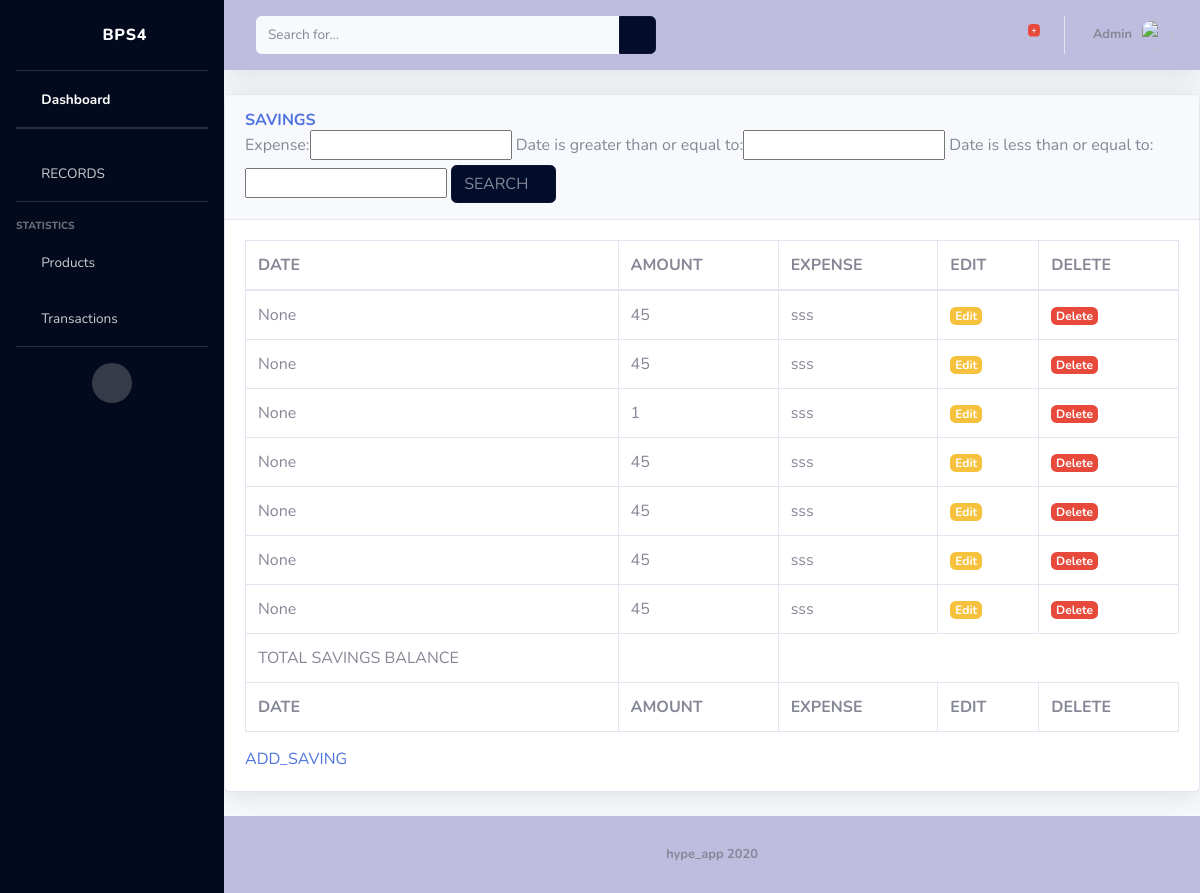
The page /savingslist/ on the database as committed earlier.
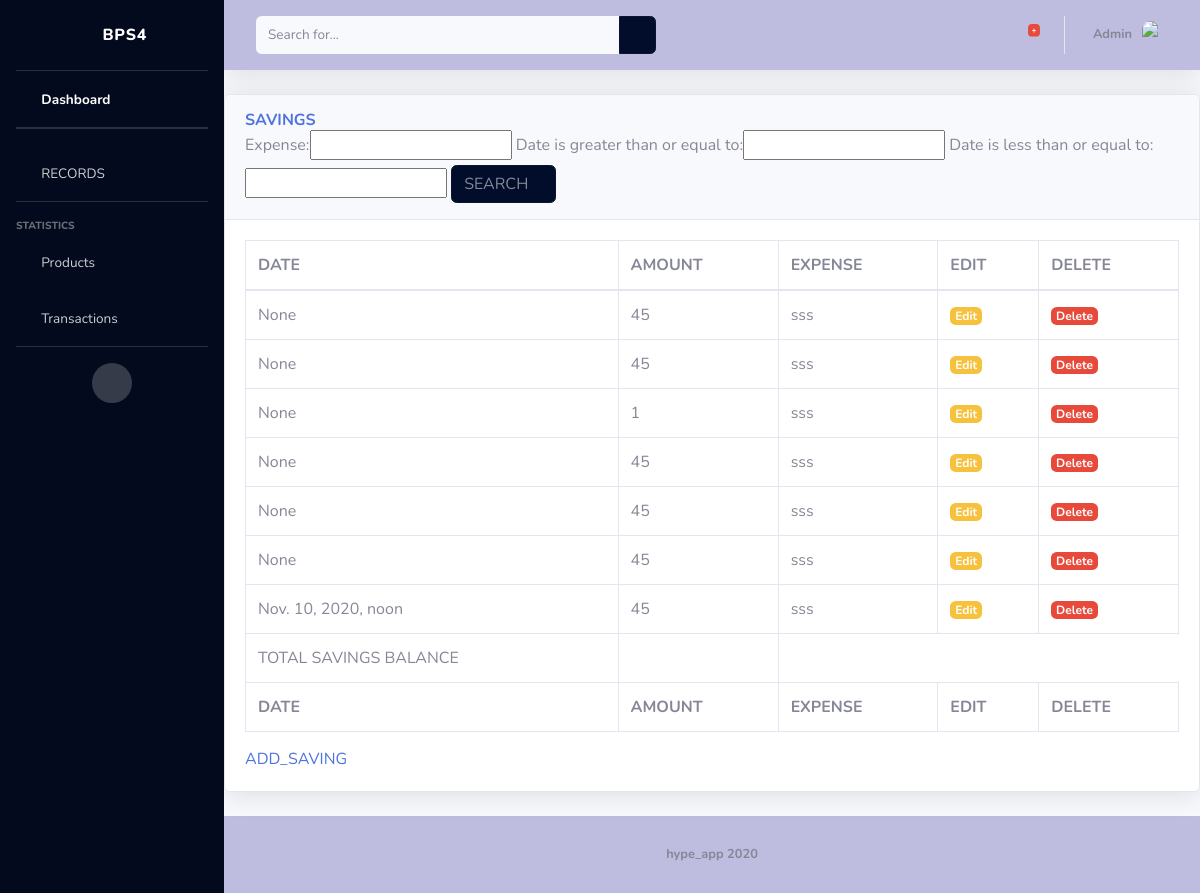
The same page on the database as committed later.
### ps4/models.py (models this page shows)
class Savings(models.Model):
	date = models.DateTimeField(auto_now_add=True, null=True)
	amount = models.IntegerField( default=0 )
	expense = models.CharField(max_length=10, default='Null',blank=False)

### ps4/views.py (the view)
# urls.py: url(r'^savingslist/$', savingslistView.as_view(), name="savingslist"),
class savingslistView(TemplateView):
    template_name = 'records/savingslist.html'
    def get(self, request, *args, **kwargs):
        queryset = Savings.objects.all()
        paginator = Paginator(queryset, 5)
        page = request.GET.get('page')
       	try:
            svn = paginator.page(page)
        except PageNotAnInteger:
            svn = paginator.page(1)
        except EmptyPage:
            svn = paginator.page(paginator.num_pages)
        myFilter = SavingsFilter(request.GET, queryset)
        svn = myFilter.qs
        context = {
        	"title": "svn",
            "data": svn,
            "page": page,
            "myFilter":myFilter ,
        }
        return render(request, self.template_name , context=context)

### ps4/templates/records/savingslist.html (shortened to what this page needs)
{%extends 'ps4/base.html'%}
{%load static%}
{%block content%}
<div class="card shadow mb-4">
  <div class="card-header py-3">
    <h6 class="m-0 font-weight-bold text-primary">SAVINGS</h6>
    <form method=get >
      {{myFilter.form}}
       <button class="btn btn-primary" type="submit">SEARCH
          <i class="fas fa-search fa-sm"></i>
        </button>
    </form>
  </div>
  <div class="card-body">
    <div class="table-responsive">
      <table class="table table-bordered" id="dataTable" width="100%" cellspacing="0">
        <thead>
          <tr>
            <th scope="col" >DATE</th>
            <th scope="col"> AMOUNT</th>
            <th scope="col">EXPENSE</th>
            <th scope="col">EDIT</th>
            <th scope="col">DELETE</th>
        </thead>
        <tbody>
          {%for svn in data%}
          <tr>
            <td> {{svn.date}}</td>
            <td>{{svn.amount}}</td>
            <td>{{svn.expense}}</td>
            <td><a style="text-decoration:None; color:black;" href="/savings/edit/{{svg.id}}"><span class="badge badge-warning">Edit</span> </a></td>
            <td><a style="text-decoration:None; color:black;" href="/savings/delete/{{svg.id}}"><span class="badge  badge-danger">Delete</span></a></td>
          </tr>
          {% endfor%}
          <tr>
            <td colspan="1">TOTAL SAVINGS BALANCE</td>
            <td id="totsvg" style="font-weight: bold"></td>
          </tr>
        </tbody>
        <tfoot>
          <tr>
            <th scope="col" >DATE</th>
            <th scope="col"> AMOUNT</th>
            <th scope="col">EXPENSE</th>
            <th scope="col">EDIT</th>
            <th scope="col">DELETE</th>
        </tfoot>
      </table>
    </div>
        <a href="/savings/">ADD_SAVING</a>
  </div>
</div>
{%endblock %}

Rows that differ between the two databases and show on the page:
changed Savings: date "None" → "Nov. 10, 2020, noon"
